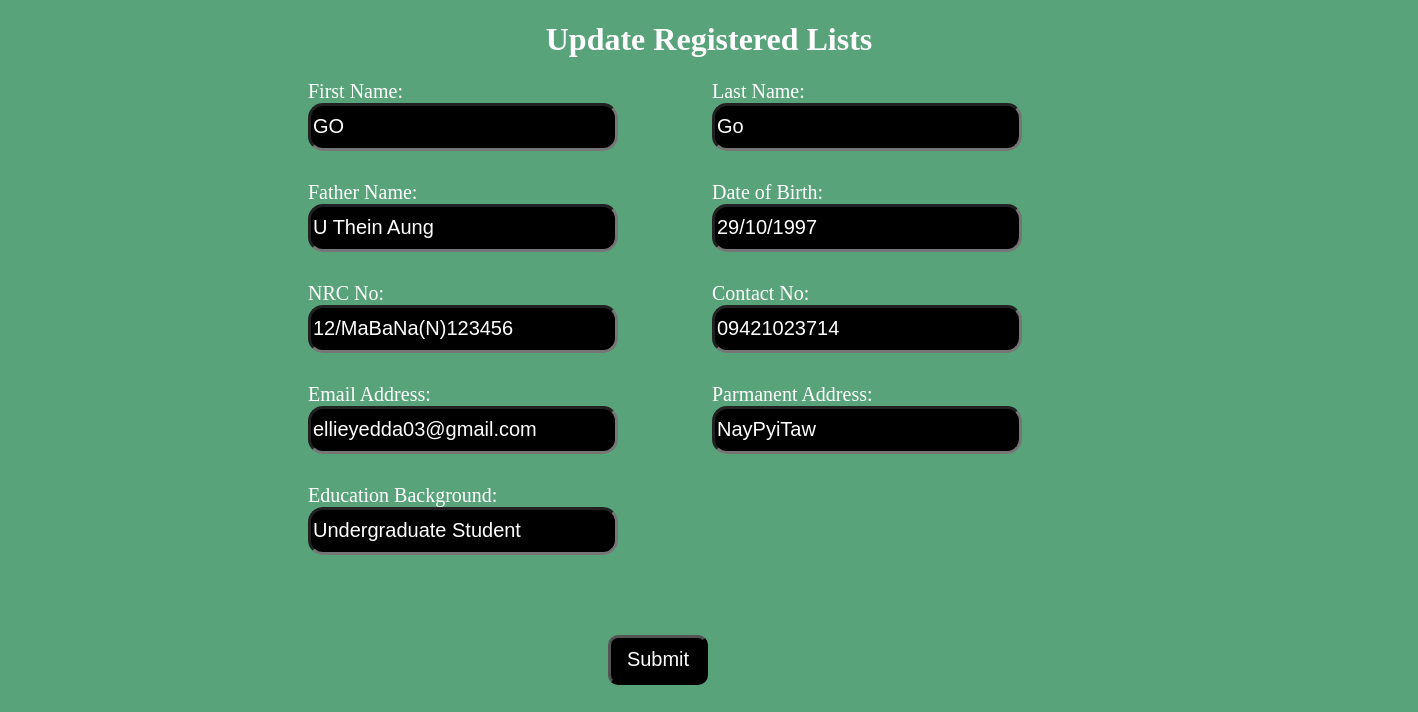
Screenshot of /update/1 with the database file from the repository.
### polls/models.py (models this page shows)
class Polls(models.Model):
    firstname = models.CharField(max_length=255)
    lastname =models.CharField(max_length=255)
    fathername = models.CharField(max_length=255)
    dateofbirth = models.CharField(max_length=255)
    nrcno = models.CharField(max_length=255)
    contactno = models.CharField(max_length=255)
    emailAddress=models.CharField(max_length=255)
    pAddress = models.CharField(max_length=255)
    edu = models.CharField(max_length=255)

### polls/views.py (the view)
# urls.py: path('update/<int:id>', views.update, name='update'),
def update(request, id):
  mypoll = Polls.objects.get(id=id)
  template = loader.get_template('update.html')
  context = {
    'mypoll': mypoll,
  }
  return HttpResponse(template.render(context, request))

### polls/templates/update.html (shortened to what this page needs)
<!DOCTYPE html>
<html lang="en">
<head>
</head>
<body>
    <h1>Update Registered Lists</h1>
    <form action="updaterecord/{{ mypoll.id }}" method="post">
    <div class="main">
        <div class="row_tab">
            <div class="label">
                <label>First Name:</label>
            </div>
            <div class="input">
                <input name="first" placeholder="Enter Your First Name:" value="{{ mypoll.firstname }}">
            </div>
        </div>
        <div class="row_tab">
            <div class="label">
                <label>Last Name:</label>
            </div>
            <div class="input">
                <input name="last" placeholder="Enter Your Last Name:" value="{{ mypoll.lastname }}">
            </div>
        </div>
        <div class="row_tab">
            <div class="label">
                <label>Father Name:</label>
            </div>
            <div class="input">
                <input name="father" placeholder="Enter Your Father Name:" value="{{ mypoll.fathername }}">
            </div>
        </div>
        <div class="row_tab">
            <div class="label">
                <label>Date of Birth:</label>
            </div>
            <div class="input">
                <input name="dob" placeholder="Enter Your Birthday:" value="{{ mypoll.dateofbirth }}">
            </div>
        </div>
        <div class="row_tab">
            <div class="label">
                <label>NRC No:</label>
            </div>
            <div class="input">
                <input name="nrc" placeholder="Enter Your NRC Number:" value="{{ mypoll.nrcno }}">
            </div>
        </div>
        <div class="row_tab">
            <div class="label">
                <label>Contact No:</label>
            </div>
            <div class="input">
                <input name="contact" placeholder="Enter Your Phone Number:" value="{{ mypoll.contactno }}">
            </div>
        </div>
        <div class="row_tab">
            <div class="label">
                <label>Email Address:</label>
            </div>
            <div class="input">
                <input name="email" placeholder="Enter Your Email:" value="{{ mypoll.emailAddress }}">
            </div>
        </div>
        <div class="row_tab">
            <div class="label">
                <label>Parmanent Address:</label>
            </div>
            <div class="input">
                <input name="address" placeholder="Enter Your Parmanent Address:" value="{{ mypoll.pAddress }}">
            </div>
        </div>
        <div class="row_tab">
            <div class="label">
                <label>Education Background:</label>
            </div>
            <div class="input">
                <input name="edu" placeholder="Enter Your Education:" value="{{ mypoll.edu }}">
            </div>
        </div>
        <div>
            <input class="btn" type="submit"  value="Submit">
        </div>
    </div>
    </form>
</body>
</html>

### polls/templates/update.html (style rules this page uses)
body { background-color: rgba(0, 114, 51, 0.652); color: #fff; }
h1 { text-align: center; }
.main { width: 1100px; height: 1000px; margin-left: 300px; }
.row_tab { display: inline-block; margin-bottom: 30px; }
.label { width: 400px; text-align: left; display: block; }
label { font-size: 20px; }
.input { width: 400px; text-align: left; display: block; }
input { font-size: 20px; width: 300px; height: 40px; border-width: 3px; border-radius: 15px; background-color: black; color: #fff; }
.btn { width: 100px; height: 50px; border-radius: 10px; margin-top: 50px; margin-left: 300px; }

### rows the page displays
Polls: first "GO", last "Go", father "U Thein Aung", dob "29/10/1997", nrc "12/MaBaNa(N)123456", contact "09421023714", email "ellieyedda03@gmail.com", address "NayPyiTaw", edu "Undergraduate Student"
